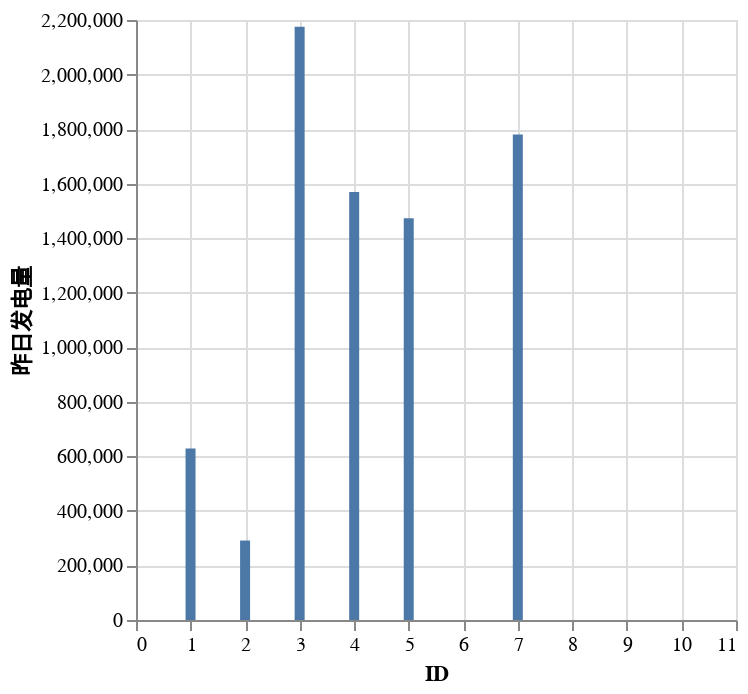

Here is the notebook cell this chart was saved with:
### Code cell
chart

### Figure 1 — Vega-Lite specification as saved in the notebook (floating-point values rounded to 4 significant figures)
{"config": {"view": {"continuousWidth": 300, "continuousHeight": 300}}, "data": {"name": "data-59ca54d9362336d3806f049db209b132"}, "mark": {"type": "bar"}, "encoding": {"x": {"field": "ID", "type": "quantitative"}, "y": {"field": "昨日发电量", "type": "quantitative"}}, "$schema": "https://vega.github.io/schema/vega-lite/v5.8.0.json", "datasets": {"data-59ca54d9362336d3806f049db209b132": [{"ID": 1, "昨日发电量": 628600.0}, {"ID": 2, "昨日发电量": 291400.0}, {"ID": 3, "昨日发电量": 2175000.0}, {"ID": 4, "昨日发电量": 1570000.0}, {"ID": 5, "昨日发电量": 1473000.0}, {"ID": 6, "昨日发电量": 0.0}, {"ID": 7, "昨日发电量": 1781000.0}, {"ID": 8, "昨日发电量": 0.0}, {"ID": 9, "昨日发电量": 0.0}, {"ID": 10, "昨日发电量": 0.0}]}}
